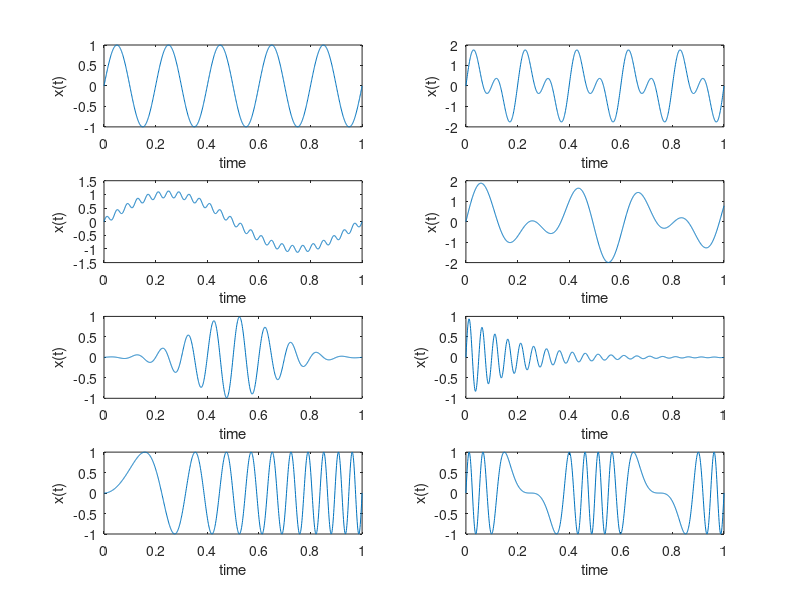

This figure's MATLAB source:
t = 0:0.001:1;
s = length(t);

clf;
rows = 4;
columns = 2;
data = zeros(rows*columns, s);
data(1,:) = sin(2*pi*5*t);
data(2,:) = sin(2*pi*5*t) + sin(2*pi*10*t);
data(3,:) = sin(2*pi*t) + 0.125*sin(2*pi*25*t);
data(4,:) = sin(2*pi*5*t) + sin(2*pi*pi*t);
data(5,:) = exp(-20*(t-0.5).^2).*sin(2*pi*10*t);
data(6,:) = exp(-5*t).*sin(2*pi*20*t);
data(7,:) = sin(2*pi*(0.5*20*t.^2));
data(8,:) = sin(2*pi*(10 * t + 10 * sin(2*pi*2*t)/(2*pi*2)));
for n = 1 : rows*columns
  subplot (rows, columns, n, "align");
  plot(t, data(n,:));
  xlabel "time"
  ylabel "x(t)"
endfor